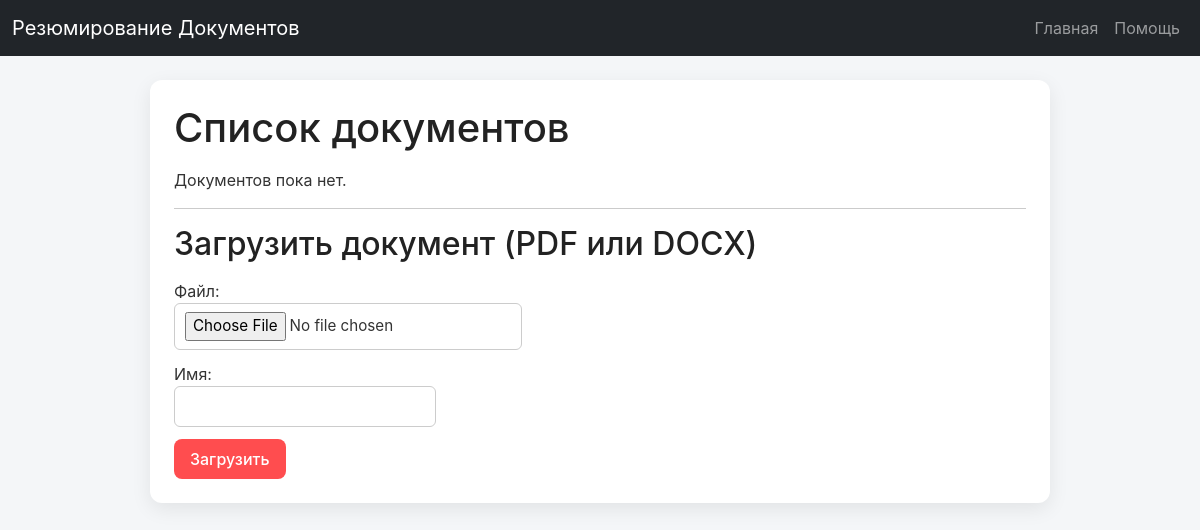
/, run on an earlier commit of the app's database.
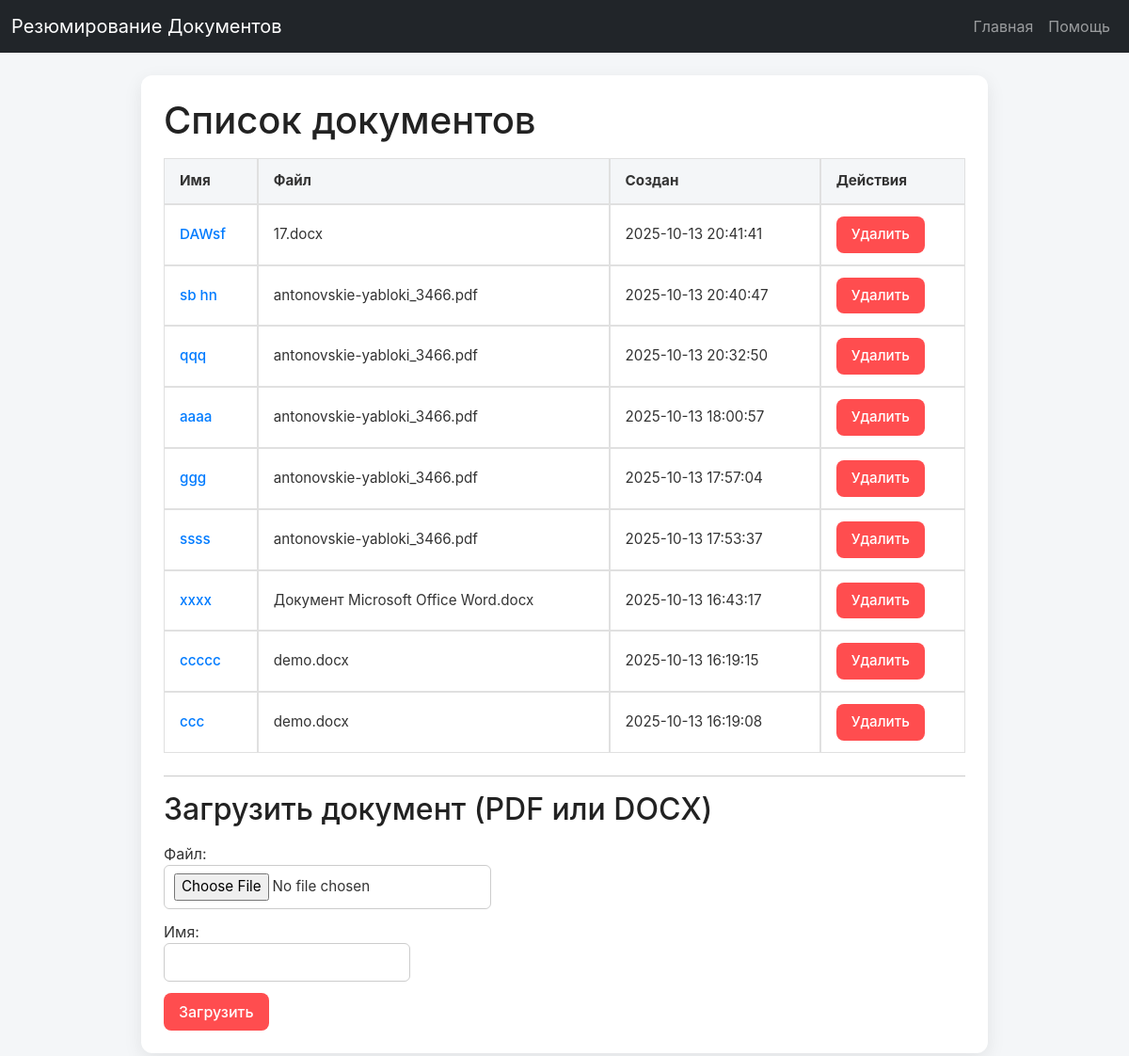
And on a later commit of the database.
### models.py (models this page shows)
class TextDocument(Base):
    __tablename__ = "text_documents"
    id = Column(Integer, primary_key=True, autoincrement=True)
    file_name = Column(String, nullable=False)
    name = Column(String, nullable=False, unique=True)
    original_text = Column(String, nullable=False)
    summary_json = Column(JSON, nullable=False)
    created_at = Column(DateTime(timezone=True), server_default=func.now())

### web_routes.py (the view)
@router.get("/", response_class=HTMLResponse)
async def index(request: Request, service: DocumentService = Depends(get_document_service)):
    docs = await service.list_documents_info()
    return request.app.templates.TemplateResponse(
        "index.html",
        {
            "request": request,
            "documents": docs
        }
    )

### templates/index.html (shortened to what this page needs)
{% extends "base.html" %}
{% block content %}
  <h1>Список документов</h1>
  {% if documents %}
    <table class="docs">
      <thead>
        <tr><th>Имя</th><th>Файл</th><th>Создан</th><th>Действия</th></tr>
      </thead>
      <tbody>
      {% for d in documents %}
        <tr>
          <td><a href="/documents/{{ d.id }}">{{ d.name }}</a></td>
          <td>{{ d.file_name }}</td>
          <td>{{ d.created_at or "-" }}</td>
          <td>
            <form action="/documents/{{ d.id }}/delete" method="post" style="display:inline">
              <button type="submit" onclick="return confirm('Удалить {{ d.name }}?')">Удалить</button>
            </form>
          </td>
        </tr>
      {% endfor %}
      </tbody>
    </table>
  {% else %}
    <p>Документов пока нет.</p>
  {% endif %}
  <hr/>
  <h2>Загрузить документ (PDF или DOCX)</h2>
  <form action="/documents/upload" method="post" enctype="multipart/form-data">
    <label>Файл:<br/>
      <input type="file" name="file" accept=".pdf,.docx" required>
    </label>
    <br/>
    <label>Имя:<br/>
      <input type="text" name="name" style="width: 100%" required>
    </label>
    <br/>
    <button type="submit">Загрузить</button>
  </form>
{% endblock %}

What changed in the data, as far as the page shows it:
added TextDocument: name "DAWsf", file_name "17.docx", created_at "2025-10-13 20:41:41"
added TextDocument: name "sb hn", file_name "antonovskie-yabloki_3466.pdf", created_at "2025-10-13 20:40:47"
added TextDocument: name "qqq", file_name "antonovskie-yabloki_3466.pdf", created_at "2025-10-13 20:32:50"
added TextDocument: name "aaaa", file_name "antonovskie-yabloki_3466.pdf", created_at "2025-10-13 18:00:57"
added TextDocument: name "ggg", file_name "antonovskie-yabloki_3466.pdf", created_at "2025-10-13 17:57:04"
added TextDocument: name "ssss", file_name "antonovskie-yabloki_3466.pdf", created_at "2025-10-13 17:53:37"
added TextDocument: name "xxxx", file_name "Документ Microsoft Office Word.docx", created_at "2025-10-13 16:43:17"
added TextDocument: name "ccccc", file_name "demo.docx", created_at "2025-10-13 16:19:15"
added TextDocument: name "ccc", file_name "demo.docx", created_at "2025-10-13 16:19:08"
Also different on the page:
text no longer shown: "Документов пока нет."
text now shown: "Имя Файл Создан Действия"
